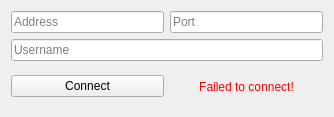
<?xml version="1.0" encoding="UTF-8"?>
<ui version="4.0">
 <class>ConnectUi</class>
 <widget class="QWidget" name="ConnectUi">
  <property name="geometry">
   <rect>
    <x>0</x>
    <y>0</y>
    <width>334</width>
    <height>117</height>
   </rect>
  </property>
  <property name="windowTitle">
   <string>Form</string>
  </property>
  <layout class="QVBoxLayout" name="verticalLayout">
   <item>
    <layout class="QHBoxLayout" name="horizontalLayout">
     <item>
      <widget class="QLineEdit" name="addressLine">
       <property name="inputMask">
        <string/>
       </property>
       <property name="text">
        <string/>
       </property>
       <property name="placeholderText">
        <string>Address</string>
       </property>
      </widget>
     </item>
     <item>
      <widget class="QLineEdit" name="portLine">
       <property name="placeholderText">
        <string>Port</string>
       </property>
      </widget>
     </item>
    </layout>
   </item>
   <item>
    <widget class="QLineEdit" name="usernameLine">
     <property name="placeholderText">
      <string>Username</string>
     </property>
    </widget>
   </item>
   <item>
    <layout class="QHBoxLayout" name="horizontalLayout_2">
     <item>
      <widget class="QPushButton" name="connectButton">
       <property name="text">
        <string>Connect</string>
       </property>
      </widget>
     </item>
     <item>
      <widget class="QLabel" name="errorLabel">
       <property name="styleSheet">
        <string notr="true">QLabel { color : red; }</string>
       </property>
       <property name="text">
        <string>Failed to connect!</string>
       </property>
       <property name="alignment">
        <set>Qt::AlignCenter</set>
       </property>
      </widget>
     </item>
    </layout>
   </item>
  </layout>
 </widget>
 <tabstops>
  <tabstop>addressLine</tabstop>
  <tabstop>portLine</tabstop>
  <tabstop>usernameLine</tabstop>
  <tabstop>connectButton</tabstop>
 </tabstops>
 <resources/>
 <connections/>
</ui>
